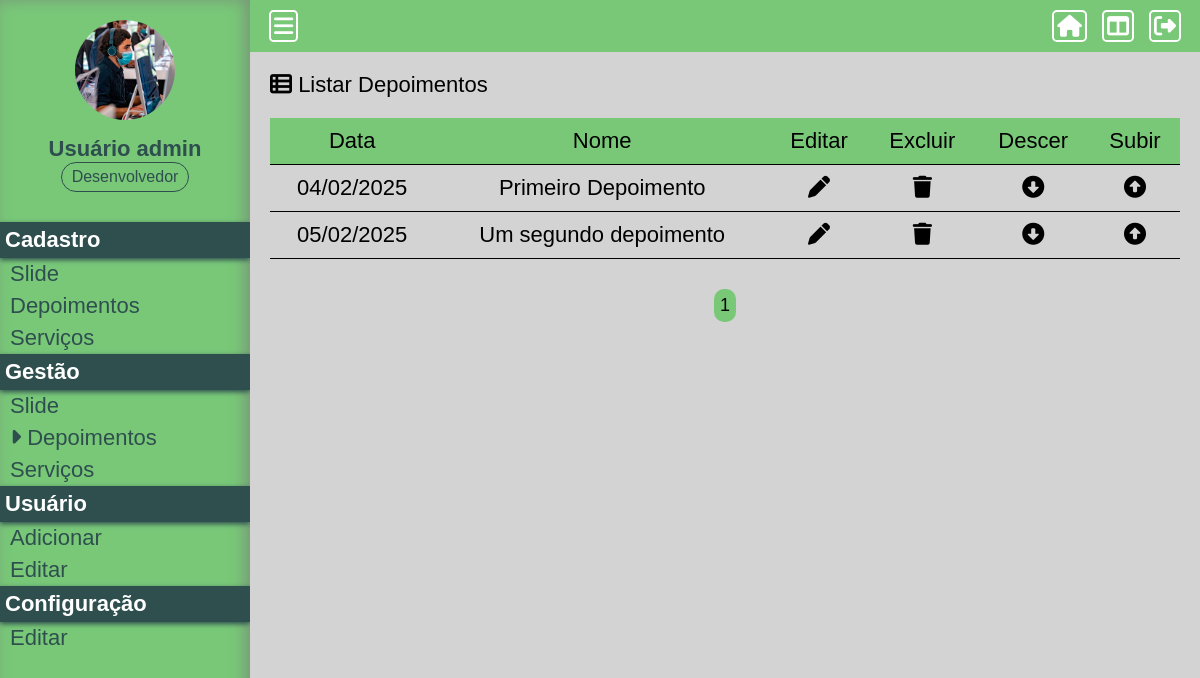
The app's page /Projeto01/painel/gerir-depoimento (signed in), older data.
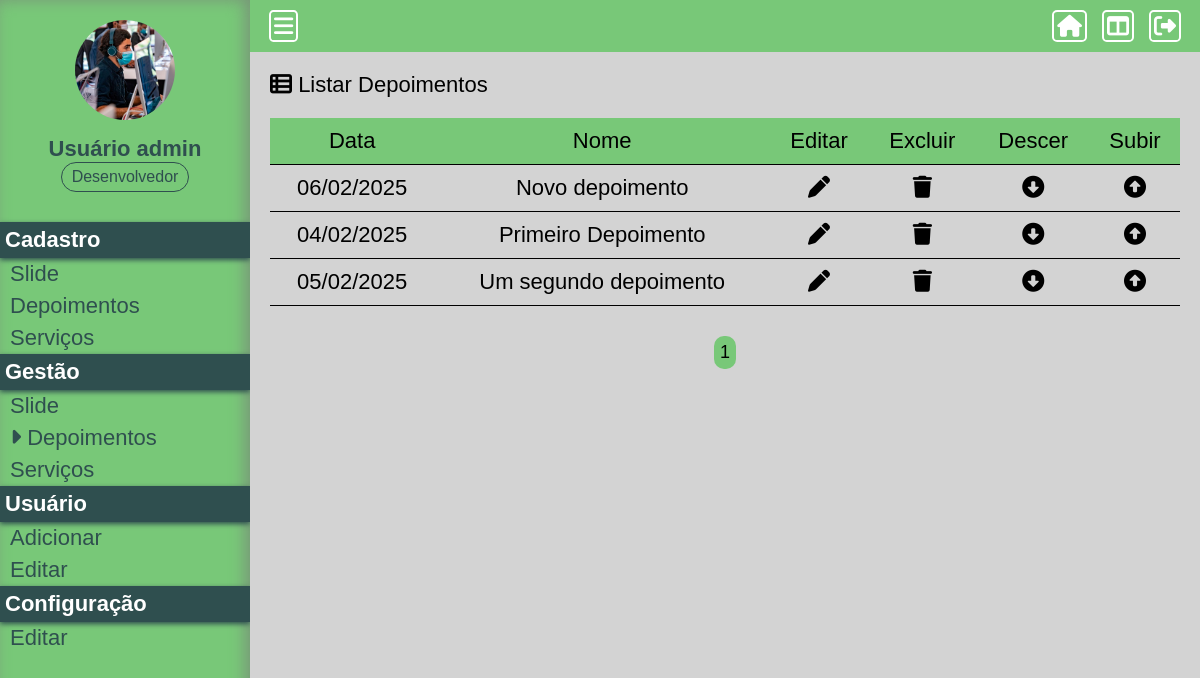
The same page, newer data.
### Projeto01/assets/classes/MySql.php (called while the page is built)
<?php
    class MySql {
        private static $pdo;
        public static function conectar() {
            if(self::$pdo == null) {
                try {
                    self::$pdo = new PDO('mysql:host='.HOST.';dbname='.DATABASE, USER, PASSWORD, array(PDO::MYSQL_ATTR_INIT_COMMAND => "SET NAMES utf8"));
                    self::$pdo -> setAttribute(PDO::ATTR_ERRMODE, PDO::ERRMODE_EXCEPTION);
                } catch(\Throwable $th) {
                    echo '<h4>Não foi possível realizar a conexão com o banco de dados</h4>';
                }
            }
            return self::$pdo;
        }
    }
?>

### Projeto01/assets/classes/Util.php (called while the page is built, shortened)
<?php
	class Util {
		public static function dateFormat($date) {
			$data = explode('-', $date);
			$data = $data[2].'/'.$data[1].'/'.$data[0];
			return $data;
		}
	}
?>

### Projeto01/painel/pages/gerir-depoimento.php (the view, shortened to what this page needs)
<?php
	$paginaAtual = isset($_GET['pagina']) ? (int) $_GET['pagina'] : 1;
	$porPagina = 5;
	$depoimentos = Painel::getAll(TABELA_DEPOIMENTOS, (($paginaAtual - 1)*$porPagina), $porPagina);
?>
<div class="box-content">
	<h2><i class="fa-solid fa-table-list"></i> Listar Depoimentos</h2>
	<div class="wraper-table">
		<table>
			<tr>
				<td>Data</td>
				<td>Nome</td>
				<td>Editar</td>
				<td>Excluir</td>
				<td>Descer</td>
				<td>Subir</td>
			</tr>
			<?php foreach($depoimentos as $key => $value) {?>
			<tr>
				<td><?php echo Util::dateFormat($value['data'])?></td>
				<td><?php echo $value['nome'];?></td>
				<td><a href="<?php echo INCLUDE_PATH_PAINEL ?>editar-depoimento?id=<?php echo $value['id'];?>" class="edit"><i class="fa-solid fa-pen"></i></a></td>
				<td><a actionBtn="delete" href="<?php echo INCLUDE_PATH_PAINEL ?>gerir-depoimento?excluir=<?php echo $value['id'];?>" class="delete"><i class="fa-solid fa-trash"></i></a></td>
				<td><a href="<?php echo INCLUDE_PATH_PAINEL;?>gerir-depoimento?order=up&id=<?php echo $value['id'];?>" class="order-down"><i class="fa-solid fa-circle-down"></i></a></td>
				<td><a href="<?php echo INCLUDE_PATH_PAINEL;?>gerir-depoimento?order=down&id=<?php echo $value['id'];?>" class="order-up"><i class="fa-solid fa-circle-up"></i></a></td>
			</tr>
			<?php }?>
		</table>
	</div>
	<div class="paginacao">
		<?php
		$totalPaginas = ceil(count(Painel::getAll(TABELA_DEPOIMENTOS)) / $porPagina);
		for($i = 1; $i <= $totalPaginas; $i++) {
			if($i == $paginaAtual)
				echo '<a href="'.INCLUDE_PATH_PAINEL.'gerir-depoimento?pagina='.$i.'" class="page-selected">'.$i.'</a>';
			else
				echo '<a href="'.INCLUDE_PATH_PAINEL.'gerir-depoimento?pagina='.$i.'">'.$i.'</a>';
		}
		?>
	</div>
</div>

Row changes from the older to the newer data that the page shows:
added tb_admin.depoimentos: data "06/02/2025", nome "Novo depoimento"
